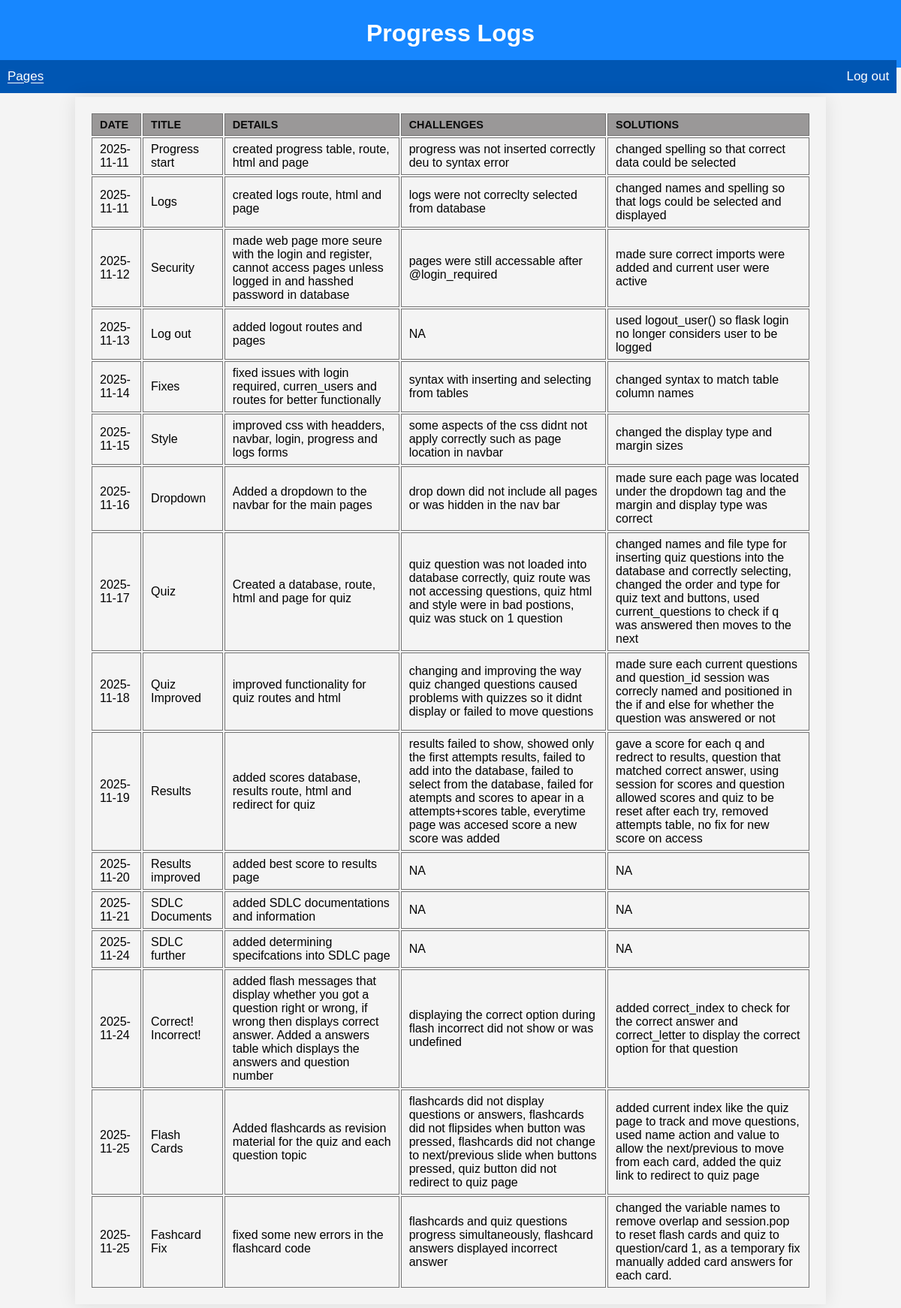
Screenshot of /logs (signed in) with the database file from the repository.
### tables this page shows
CREATE TABLE progresslogs (
    id INTEGER PRIMARY KEY AUTOINCREMENT,
    user_id INTEGER NOT NULL,
    date TEXT NOT NULL,
    title TEXT NOT NULL UNIQUE,
    details TEXT NOT NULL,
    image_path TEXT,
    challenges TEXT NOT NULL,
    solutions TEXT NOT NULL
);

### app.py (the view)
@app.route('/logs', methods = ['GET', 'POST'])
@login_required
def logs():
    conn = get_db_connection()
    cursor = conn.cursor()
    cursor.execute("SELECT date, title, details, challenges, solutions FROM progresslogs WHERE user_id = ? ORDER BY date ASC", (current_user.id,))
    posts = cursor.fetchall()
    conn.close()
    return render_template('logs.html', posts = posts, username=current_user.username)

### app.py (called while the page is built)
@login_manager.user_loader
def load_user(user_id):
    conn = get_db_connection()
    cursor = conn.cursor()
    cursor.execute('SELECT id, username FROM users WHERE id = ?', (user_id),)
    user = cursor.fetchone()
    conn.close()
    if user:
        return User(id=user['id'], username = user['username'])
    return None

def get_db_connection():
    conn = sqlite3.connect('database.db')
    conn.row_factory = sqlite3.Row
    return conn

### templates/logs.html (shortened to what this page needs)
{% extends 'base.html' %}
{% block heading %}Progress Logs{% endblock %}
{% block content %}
    {% if posts %}
        <table>
            <tr>
                <th>Date</th>
                <th>Title</th>
                <th>Details</th>
                <th>Challenges</th>
                <th>Solutions</th>
            </tr>
        {% for post in posts %}
            <tr>
                <td>{{ post.date }}</td>
                <td>{{ post.title }}</td>
                <td>{{ post.details }}</td>
                <td>{{ post.challenges }}</td>
                <td>{{ post.solutions }}</td>
            </tr>
        {% endfor%}
        </table>
    {% else %}
    <p>No progress entries found.</p>
    {%endif%}
{% endblock %}

### templates/base.html (shortened to what this page needs)
<!DOCTYPE html>
<html lang="en">
<head>
    <link rel="stylesheet" href="{{ url_for('static', filename='styles.css') }}">
</head>
<body>
    <header>
        <h1>{% block heading %}Smart Study Quiz App{% endblock %}</h1>
    </header>
    <navbar>
        {% if not current_user.is_authenticated %}
        <a href="{{ url_for('register') }}">Register</a>
        <a href="{{ url_for('login') }}">Login</a>
        {% else %}
        <div class="dropdown">
            <a href="#" class="dropbtn">Pages</a>
        </div>
        <a href="{{ url_for('logoff') }}">Log out</a>
        {% endif %}
    </navbar>
    <content>
        {% block content %}
        {% endblock %}
    </content>
</body>
</html>

### static/styles.css (style rules this page uses)
body { font-family: Arial, sans-serif; margin: 10px; padding: 0; background-color: #f4f4f4; color:black; }
header { background-color: #1787ff; color: white; margin: -10px; padding: 5px 15px; text-align: center; }
.dropdown { position: relative; display: flex; color: white; text-decoration: underline; text-underline-offset: 2.5px; }
navbar { background-color: #0056b3; width: 101.2%; margin: -10px; box-sizing: border-box; padding: 0; display: flex; justify-content: space-between; }
navbar a { color: white; font-size: 17px; text-decoration: none; display: flex; padding: 12px 10px; align-items: center; border-radius: 0; }
h1 { text-align: center; }
table { max-width: 1000px; margin: 15px auto; padding: 20px; border-radius: 1px; box-shadow: 0 0 25px rgba(0,0,0, 0.1); align-content: center; }
table th, table td, table tr { border: 1px solid #737373; padding: 6px 10px; text-align: left; }
table th { background-color: #9a9898; color: #0a0a0a; font-weight: bold; text-transform: uppercase; font-size: 0.9em; }

### rows the page displays
progresslogs: date "2025-11-11", title "Progress start", details "created progress table, route, html and page", challenges "progress was not inserted correctly deu to syntax error", solutions "changed spelling so that correct data could be selected"
progresslogs: date "2025-11-11", title "Logs", details "created logs route, html and page", challenges "logs were not correclty selected from database", solutions "changed names and spelling so that logs could be selected and displayed"
progresslogs: date "2025-11-12", title "Security", details "made web page more seure with the login and register, cannot access pages unless logged in and hasshed password in database", challenges "pages were still accessable after @login_required", solutions "made sure correct imports were added and current user were active"
progresslogs: date "2025-11-13", title "Log out", details "added logout routes and pages", challenges "NA", solutions "used logout_user() so flask login no longer considers user to be logged"
progresslogs: date "2025-11-14", title "Fixes", details "fixed issues with login required, curren_users and routes for better functionally", challenges "syntax with inserting and selecting from tables", solutions "changed syntax to match table column names"
progresslogs: date "2025-11-15", title "Style", details "improved css with headders, navbar, login, progress and logs forms", challenges "some aspects of the css didnt not apply correctly such as page location in navbar", solutions "changed the display type and margin sizes"
progresslogs: date "2025-11-16", title "Dropdown", details "Added a dropdown to the navbar for the main pages", challenges "drop down did not include all pages or was hidden in the nav bar", solutions "made sure each page was located under the dropdown tag and the margin and display type was correct"
progresslogs: date "2025-11-17", title "Quiz", details "Created a database, route, html and page for quiz", challenges "quiz question was not loaded into database correctly, quiz route was not accessing questions, quiz html and style were in bad postions, quiz was stuck on 1 question", solutions "changed names and file type for inserting quiz questions into the database and correctly selecting, changed the order and type for quiz text and buttons, used current_questions to check if q was answered then moves to the next"
progresslogs: date "2025-11-18", title "Quiz Improved", details "improved functionality for quiz routes and html", challenges "changing and improving the way quiz changed questions caused problems with quizzes so it didnt display or failed to move questions", solutions "made sure each current questions and question_id session was correcly named and positioned in the if and else for whether the question was answered or not"
progresslogs: date "2025-11-19", title "Results", details "added scores database, results route, html and redirect for quiz", challenges "results failed to show, showed only the first attempts results, failed to add into the database, failed to select from the database, failed for atempts and scores to apear in a attempts+scores table, everytime page was accesed score a new score was added", solutions "gave a score for each q and redrect to results, question that matched correct answer, using session for scores and question allowed scores and quiz to be reset after each try, removed attempts table, no fix for new score on access"
progresslogs: date "2025-11-20", title "Results improved", details "added best score to results page", challenges "NA", solutions "NA"
progresslogs: date "2025-11-21", title "SDLC Documents", details "added SDLC documentations and information", challenges "NA", solutions "NA"
progresslogs: date "2025-11-24", title "SDLC further", details "added determining specifcations into SDLC page", challenges "NA", solutions "NA"
progresslogs: date "2025-11-24", title "Correct! Incorrect!", details "added flash messages that display whether you got a question right or wrong, if wrong then displays correct answer. Added a answers table which displays the answers and question number", challenges "displaying the correct option during flash incorrect did not show or was undefined", solutions "added correct_index to check for the correct answer and correct_letter to display the correct option for that question"
progresslogs: date "2025-11-25", title "Flash Cards", details "Added flashcards as revision material for the quiz and each question topic", challenges "flashcards did not display questions or answers, flashcards did not flipsides when button was pressed, flashcards did not change to next/previous slide when buttons pressed, quiz button did not redirect to quiz page", solutions "added current index like the quiz page to track and move questions, used name action and value to allow the next/previous to move from each card, added the quiz link to redirect to quiz page"
progresslogs: date "2025-11-25", title "Fashcard Fix", details "fixed some new errors in the flashcard code", challenges "flashcards and quiz questions progress simultaneously, flashcard answers displayed incorrect answer", solutions "changed the variable names to remove overlap and session.pop to reset flash cards and quiz to question/card 1, as a temporary fix manually added card answers for each card."
